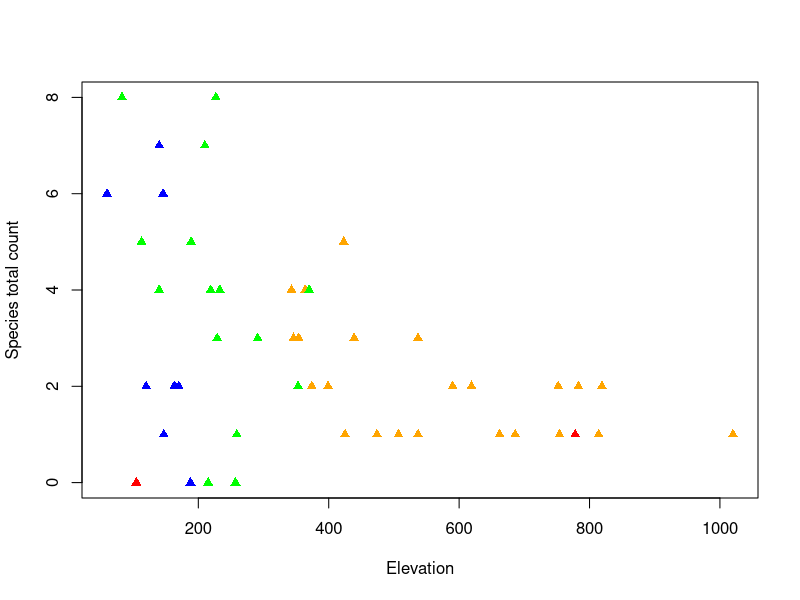
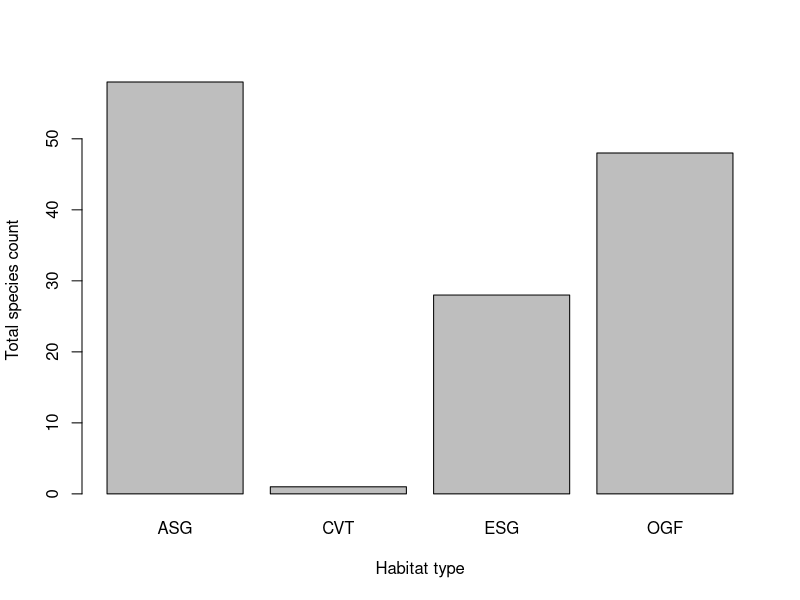
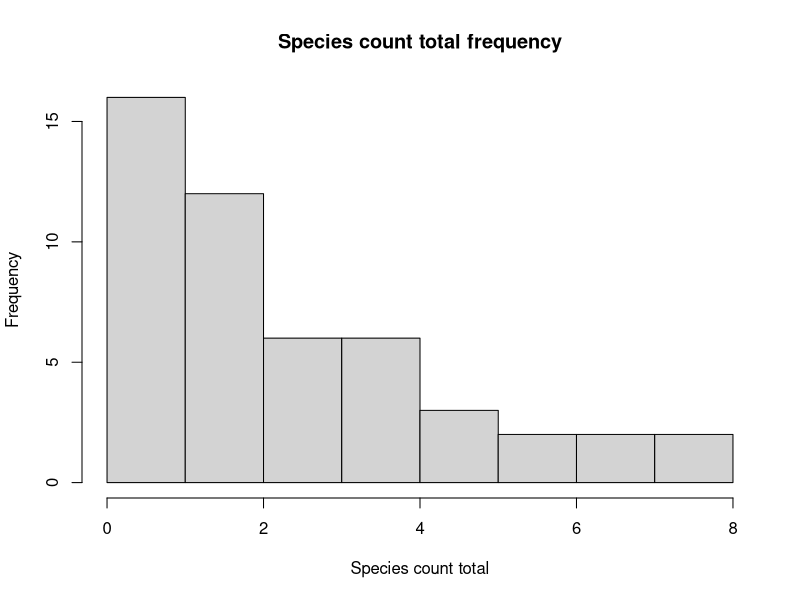

Reproduce these figures in R, in order.
################################################################################
# LIFEDAT Lab - Activity 3
# Jerome Poblete
# 28 May 2026
################################################################################

# Clean the environment.
rm(list=ls())

# A. Read and perform descriptive statistics.
#
## 1. Read in the CSV file as a data frame, cleaning up NA.
df <- read.csv("herpetozoa-033-095-s001.csv")

## Select non-NA rows and all their data columns.
df <- df[complete.cases(df),]


## 2. Show the data structure.
class(df) # Expected: "data.frame"
str(df)   # Expected: prints everything


## 3. Subset the elevation data and provide the following:
##    i.   mean
##    ii.  standard deviation
##    iii. range
##
##    Select all rows for just the Elev column.
elev.data <- df[,"Elev"]
mean(elev.data)
sd(elev.data)
range(elev.data)

## 4. Subset the species data (columns G "Babu" to AG "Trsu"). Count the total
##    number of observations per species. Show 2 methods, using a typical loop
##    and a compact loop. Which species has the most and fewest observations?
##
## TODO: Can we determine the index of "Babu" programatically?
species.data  <- df[7:length(df)]
species.min <- attributes(species.data[1])$names
species.max <- species.min

### 4.a. Typical for loop
###      Iterate over all the species data frames by name.
###      Using this name, we can index the data frame. We need to use this
###      rather than iterating the data.frame directly because we want to
###      save the species name for the extremes.
###
###      NOTE: Our min gives different results than `which.min`. Maybe we
###      need to loop twice?
for (k in colnames(species.data)) {
  n <- sum(species.data[k])
  if (n > sum(species.data[species.max])) {
    species.max <- k
  }
}

for (k in colnames(species.data)) {
  n <- sum(species.data[k])
  if (n < sum(species.data[species.min])) {
    species.min <- k
  }
}

species.data[species.max]
species.data[species.min]

### 4.b. Compact for loop
###
### Create a list of named integers for each species' count sum,
### then sort it so we can quickly get the min and max.
species.sums <- sort(sapply(species.data, sum))
species.min2 <- attributes(species.sums[1])$names
species.max2 <- attributes(species.sums[length(species.sums)])$names

species.min2
species.max2

species.min == species.min2
species.max == species.max2

## 5. Combine the columns of species with the most and fewest observations
##    with habitat types (Htypes). Determine the mean count of these species
##    in each habitat type. Which habitat type has the most species counts?
##
##    First save the type names we want data is the raw, unfiltered list of type
##    names. Indexes are maintained. `names` is the list of unique type names.
combined.data  <- df[, c("Htypes", species.max, species.min)]
combined.data  <- split(combined.data, combined.data$Htypes)
combined.sums  <- sapply(combined.data, function(v) sum(v[[species.max]] + v[[species.min]]))
combined.means <- sapply(combined.data, function(v) mean(v[[species.max]] + v[[species.min]]))

combined.sums
combined.means
## ANSWER
##  Based on the raw counts, OGF has the highest count (348) for
##  these 2 speceis while ESG has the lowest (0) as neither species is
##  present there.
##
##  Based on the means per habitat, OGF still has the highest (15.13)
##  while ESG still has the lowest (0.00).


# B. Graphical representation.
#
## 1. From the original dataframe, combine the following columns:
###   i.   species total count column (SPPTotal)
###   ii.  elevation
###   iii. habitat type columns
##
##  Combine the combined columns into a scatter plot (see ?plot), with the
##  following properties:
###   i.  x-axis: elevation
###   ii. y-axis: species total count
##
##   Change the point colors based on habitat type. Are there habitat types
##   with no species observations? What are these?
combined <- df[, c("SPPTotal", "Elev", "Htypes")]


## Map each row's Htype so some color so that when we plot the correspoinding
## elevation, we can visualize them better.
htypes.colors_map <- c(ASG="green", ESG="blue", CVT="red", OGF="orange")
htypes.colors <- sapply(df[, "Htypes"], function(k) {htypes.colors_map[k]})

## Create a simple scatterplot. It only plots points, no lines are added.
plot(x    = combined[, "Elev"],
     y    = combined[, "SPPTotal"],
     xlab = "Elevation",
     ylab = "Species total count",
     col  = htypes.colors,
     bg   = htypes.colors,
     pch  = 17)


## ANSWER:
##  Based on above plot, all 4 habitat types have species observations since
##  the 4 valid colors (green, blue, purple and orange) are seen.


## 2. From the combined data of the following:
##
##    i.   Species total counts
##    ii.  Elevation
##    iii. habitat types
##
##    ...determine the total/sum number of species observed per habitat
##    and create a bar plot. Use the bar plot help.
##
##    The bar plot's properties should be as follows:
##
##    i.   x-axis: habitat types.
##    ii.  y-axis  total/sum number of species for a given habitat.

## Split the combined data by htypes and get only the species count sums.
## Returns a named vector of integers where each name is the species count.
barplot(
  height = sapply(split(combined, combined$Htypes), function(v) sum(v$SPPTotal)),
  xlab   = "Habitat type",
  ylab   = "Total species count"
)

## 3. Lastly, create a histogram of total species counts using the histogram
##    function. Make sure all axes are properly labelled.
hist(combined[, "SPPTotal"], xlab="Species count total", main="Species count total frequency")


# C. Interpretation.
#    Based on the summary statistics and preliminary graphs you just created,
#    how do you describe the relationship between the following:
#
#    1. total species observed
#    2. habitat types
#    3. elevation
#
# ANSWER
#    1. The total count of species observed seems to have a very loose inverse
#       relationship with elevation.
#
#       That is, in the Elevation-Species total count scatterplot, increasing
#       elevation leads to decrease in species count. Species also seem to be
#       most abundant at ASG and least abundant at CVT.
#
#       This may explain by lower counts of species are more common than higher
#       ones as seen in the histogram.
